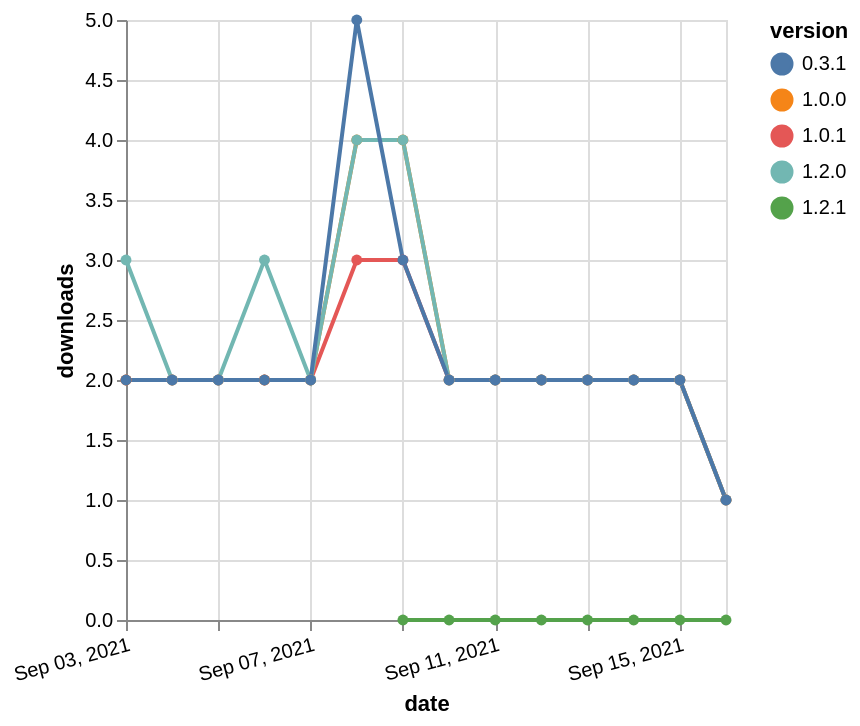

Express this chart as Vega-Lite.
### Vega-Lite specification from a JSON file in a GitHub repository (floating-point values rounded to 4 significant figures)
{"$schema": "https://vega.github.io/schema/vega-lite/v5.json", "description": "A simple bar chart with embedded data.", "data": {"values": [{"date": "2021-09-03", "total": 596, "delta": 2, "version": "1.0.1"}, {"date": "2021-09-04", "total": 598, "delta": 2, "version": "1.0.1"}, {"date": "2021-09-05", "total": 600, "delta": 2, "version": "1.0.1"}, {"date": "2021-09-06", "total": 602, "delta": 2, "version": "1.0.1"}, {"date": "2021-09-07", "total": 604, "delta": 2, "version": "1.0.1"}, {"date": "2021-09-08", "total": 607, "delta": 3, "version": "1.0.1"}, {"date": "2021-09-09", "total": 610, "delta": 3, "version": "1.0.1"}, {"date": "2021-09-10", "total": 612, "delta": 2, "version": "1.0.1"}, {"date": "2021-09-11", "total": 614, "delta": 2, "version": "1.0.1"}, {"date": "2021-09-12", "total": 616, "delta": 2, "version": "1.0.1"}, {"date": "2021-09-13", "total": 618, "delta": 2, "version": "1.0.1"}, {"date": "2021-09-14", "total": 620, "delta": 2, "version": "1.0.1"}, {"date": "2021-09-15", "total": 622, "delta": 2, "version": "1.0.1"}, {"date": "2021-09-16", "total": 623, "delta": 1, "version": "1.0.1"}, {"date": "2021-09-03", "total": 723, "delta": 2, "version": "1.0.0"}, {"date": "2021-09-04", "total": 725, "delta": 2, "version": "1.0.0"}, {"date": "2021-09-05", "total": 727, "delta": 2, "version": "1.0.0"}, {"date": "2021-09-06", "total": 729, "delta": 2, "version": "1.0.0"}, {"date": "2021-09-07", "total": 731, "delta": 2, "version": "1.0.0"}, {"date": "2021-09-08", "total": 735, "delta": 4, "version": "1.0.0"}, {"date": "2021-09-09", "total": 739, "delta": 4, "version": "1.0.0"}, {"date": "2021-09-10", "total": 741, "delta": 2, "version": "1.0.0"}, {"date": "2021-09-11", "total": 743, "delta": 2, "version": "1.0.0"}, {"date": "2021-09-12", "total": 745, "delta": 2, "version": "1.0.0"}, {"date": "2021-09-13", "total": 747, "delta": 2, "version": "1.0.0"}, {"date": "2021-09-14", "total": 749, "delta": 2, "version": "1.0.0"}, {"date": "2021-09-15", "total": 751, "delta": 2, "version": "1.0.0"}, {"date": "2021-09-16", "total": 752, "delta": 1, "version": "1.0.0"}, {"date": "2021-09-03", "total": 784, "delta": 3, "version": "1.2.0"}, {"date": "2021-09-04", "total": 786, "delta": 2, "version": "1.2.0"}, {"date": "2021-09-05", "total": 788, "delta": 2, "version": "1.2.0"}, {"date": "2021-09-06", "total": 791, "delta": 3, "version": "1.2.0"}, {"date": "2021-09-07", "total": 793, "delta": 2, "version": "1.2.0"}, {"date": "2021-09-08", "total": 797, "delta": 4, "version": "1.2.0"}, {"date": "2021-09-09", "total": 801, "delta": 4, "version": "1.2.0"}, {"date": "2021-09-10", "total": 803, "delta": 2, "version": "1.2.0"}, {"date": "2021-09-11", "total": 805, "delta": 2, "version": "1.2.0"}, {"date": "2021-09-12", "total": 807, "delta": 2, "version": "1.2.0"}, {"date": "2021-09-13", "total": 809, "delta": 2, "version": "1.2.0"}, {"date": "2021-09-14", "total": 811, "delta": 2, "version": "1.2.0"}, {"date": "2021-09-15", "total": 813, "delta": 2, "version": "1.2.0"}, {"date": "2021-09-16", "total": 814, "delta": 1, "version": "1.2.0"}, {"date": "2021-09-09", "total": 20, "delta": 0, "version": "1.2.1"}, {"date": "2021-09-10", "total": 23, "delta": 0, "version": "1.2.1"}, {"date": "2021-09-11", "total": 25, "delta": 0, "version": "1.2.1"}, {"date": "2021-09-12", "total": 27, "delta": 0, "version": "1.2.1"}, {"date": "2021-09-13", "total": 31, "delta": 0, "version": "1.2.1"}, {"date": "2021-09-14", "total": 38, "delta": 0, "version": "1.2.1"}, {"date": "2021-09-15", "total": 40, "delta": 0, "version": "1.2.1"}, {"date": "2021-09-16", "total": 41, "delta": 0, "version": "1.2.1"}, {"date": "2021-09-03", "total": 890, "delta": 2, "version": "0.3.1"}, {"date": "2021-09-04", "total": 892, "delta": 2, "version": "0.3.1"}, {"date": "2021-09-05", "total": 894, "delta": 2, "version": "0.3.1"}, {"date": "2021-09-06", "total": 896, "delta": 2, "version": "0.3.1"}, {"date": "2021-09-07", "total": 898, "delta": 2, "version": "0.3.1"}, {"date": "2021-09-08", "total": 903, "delta": 5, "version": "0.3.1"}, {"date": "2021-09-09", "total": 906, "delta": 3, "version": "0.3.1"}, {"date": "2021-09-10", "total": 908, "delta": 2, "version": "0.3.1"}, {"date": "2021-09-11", "total": 910, "delta": 2, "version": "0.3.1"}, {"date": "2021-09-12", "total": 912, "delta": 2, "version": "0.3.1"}, {"date": "2021-09-13", "total": 914, "delta": 2, "version": "0.3.1"}, {"date": "2021-09-14", "total": 916, "delta": 2, "version": "0.3.1"}, {"date": "2021-09-15", "total": 918, "delta": 2, "version": "0.3.1"}, {"date": "2021-09-16", "total": 919, "delta": 1, "version": "0.3.1"}]}, "width": "container", "mark": {"type": "line", "point": {"filled": true}}, "encoding": {"x": {"field": "date", "type": "temporal", "timeUnit": "yearmonthdate", "title": "date", "axis": {"labelAngle": -15}}, "y": {"field": "delta", "type": "quantitative", "title": "downloads"}, "color": {"field": "version", "type": "nominal"}, "tooltip": {"field": "delta"}}}
